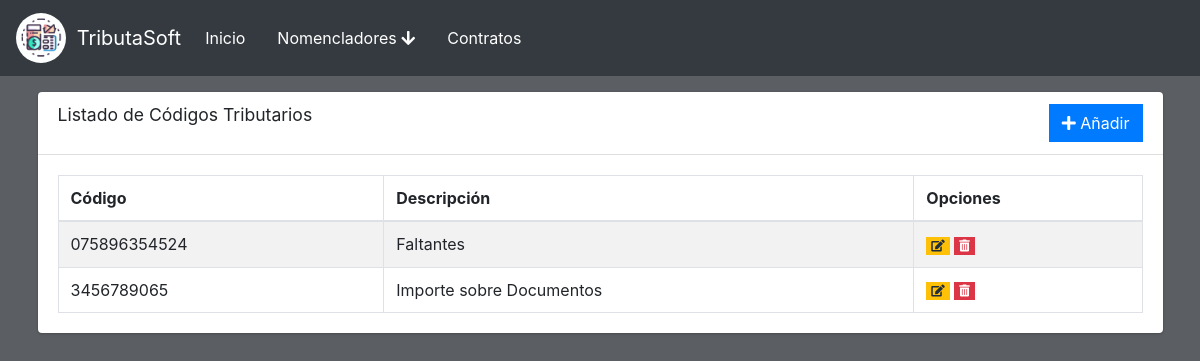
The page /codigo on the database as committed earlier.
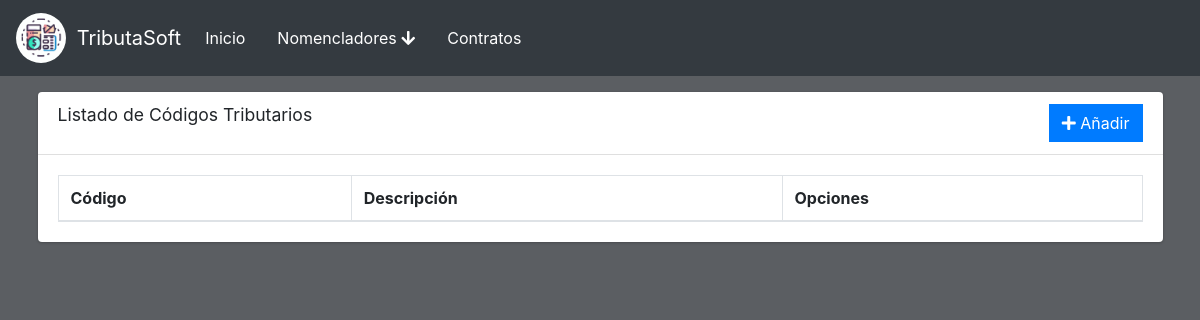
The same page on the database as committed later.
### main.py (models this page shows)
class CodigoSimple(db.Model):
    id = db.Column(db.Integer, primary_key=True, autoincrement=True)
    codigo = db.Column(db.String(50), nullable=False)
    descripcion = db.Column(db.String(200), nullable=False)
    porcentaje = db.Column(db.Float, nullable=True)
    fecha_pago = db.Column(db.String(200), nullable=False)

class CodigoPagoMora(db.Model):
    id = db.Column(db.Integer, primary_key=True, autoincrement=True)
    codigo = db.Column(db.String(50), nullable=False)
    descripcion = db.Column(db.String(200), nullable=False)
    porcentaje_mora1 = db.Column(db.Float, nullable=False)
    dias_mora1 = db.Column(db.Integer, nullable=False)
    porcentaje_mora2 = db.Column(db.Float)
    dias_mora2 = db.Column(db.Integer)
    porcentaje_mora3 = db.Column(db.Float)
    porcentaje_mora3_2 = db.Column(db.Float)
    dias_mora3 = db.Column(db.Integer)

### main.py (the view)
@app.route('/codigo')
def cod_base():
    c_simple = db.session.query(CodigoSimple).all()
    c_pagoSalario = db.session.query(CodigoPagoSalarial).all()
    c_pagoMora = db.session.query(CodigoPagoMora).all()
    list = []
    for i in c_simple:
        list.append((i.id,i.codigo,i.descripcion,'simple'))
    for i in c_pagoSalario:
        list.append((i.id,i.codigo,i.descripcion,'salario'))
    for i in c_pagoMora:
        list.append((i.id,i.codigo,i.descripcion,'mora'))
    return render_template('cod_base.html',list=list)

### templates/cod_base.html (shortened to what this page needs)
{% extends 'base.html' %}
{% block content %}
<div class="content">
    <div class="container">
        <div class="card">
            <div class="card-header">
              <h3 class="card-title">Listado de C&oacute;digos Tributarios</h3>
              <div class="float-right">
                <a href="{{ url_for('cod_add') }}" class="btn btn-primary btn-flat">
                    <i class="fas fa-plus"></i> A&ntilde;adir
                </a>
                    </div>
            </div>
            <div class="card-body">
                <table id="example1" class="table table-bordered table-striped">
                  <thead>
                  <tr>
                    <th>C&oacute;digo</th>
                    <th>Descripci&oacute;n</th>
                    <th>Opciones</th>
                  </tr>
                  </thead>
                  <tbody>
                    {% for i in list %}
                    <tr>
                      <td>{{i[1]}}</td>
                      <td>{{i[2]}}</td>
                      <td>
                        {% if i[3] == 'simple' %}
                        <a href="{{ url_for('cod_edit', tipo='simple',id=i[0]) }}" class="btn btn-warning btn-xs btn-flat"><i class="fas fa-edit"></i></a>
                        <a href="{{ url_for('delete_cod', tipo='simple',id=i[0]) }}" class="btn btn-danger btn-xs btn-flat"><i class="fas fa-trash-alt"></i></a>
                        {% elif i[3] == 'salario' %}
                        <a href="{{ url_for('cod_edit', tipo='salario',id=i[0]) }}" class="btn btn-warning btn-xs btn-flat"><i class="fas fa-edit"></i></a>
                        <a href="{{ url_for('delete_cod', tipo='salario',id=i[0]) }}" class="btn btn-danger btn-xs btn-flat"><i class="fas fa-trash-alt"></i></a>
                        {% elif i[3] == 'mora' %}
                        <a href="{{ url_for('cod_edit', tipo='mora',id=i[0]) }}" class="btn btn-warning btn-xs btn-flat"><i class="fas fa-edit"></i></a>
                        <a href="{{ url_for('delete_cod', tipo='mora',id=i[0]) }}" class="btn btn-danger btn-xs btn-flat"><i class="fas fa-trash-alt"></i></a>
                        {% endif %}
                      </td>
                    </tr>
                    {% endfor %}
                    </tbody>
                </table>
            </div>
        </div>
    </div>
</div>
{% endblock %}

Rows that differ between the two databases and show on the page:
removed CodigoSimple: codigo "075896354524", descripcion "Faltantes"
removed CodigoPagoMora: codigo "3456789065", descripcion "Importe sobre Documentos"
